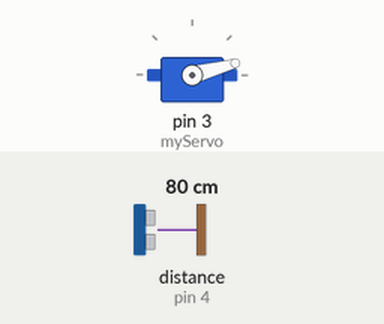
Recording of a sketch running on a simulated Arduino Uno, built with avr-gcc and run on an emulated ATmega328P. Shown: servo. Wiring (inferred from the names in the program): ultrasonic range finder: trigger pin 5; echo pin 4. The test bench sets the inputs (shaded band); at power-on: distance to the obstacle (sensor on pin 4) 80 cm. The echo pulse lasts 58.3 µs per cm; what the sketch prints to the serial monitor is not drawn.

Above: at 0.01 s.
1.3 s: distance to the obstacle (sensor on pin 4) set to 2 cm
At 2.1 s:
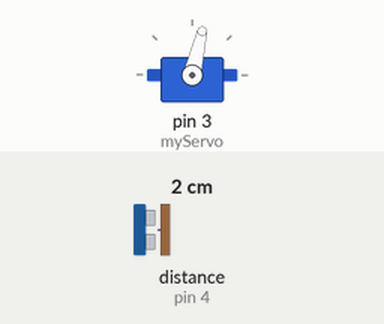
4.3 s: distance to the obstacle (sensor on pin 4) set to 299 cm
At 5.17 s:
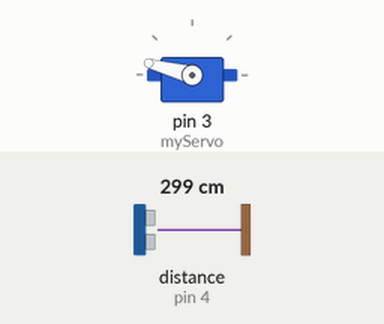
7.3 s: distance to the obstacle (sensor on pin 4) set to 4 cm
At 8.2 s:
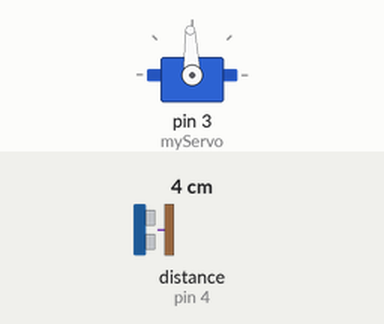
10.3 s: distance to the obstacle (sensor on pin 4) set to 35 cm
Timing chart, 0 to 14.3 s (numbered marks = the images above; inputs shaded):
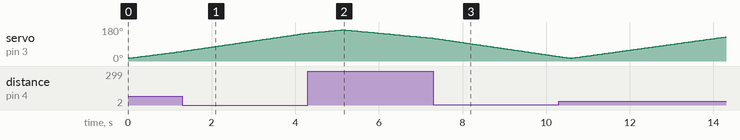

The sketch:

Arduino_Radar.ino
```cpp
// Arduino Radar Project
// Superb Tech
// www.youtube.com/superbtech


// Includes the Servo library
#include <Servo.h>.
// Defines Tirg and Echo pins of the Ultrasonic Sensor
const int trigPin = 5;
const int echoPin = 4;
// Variables for the duration and the distance
long duration;
int distance;
Servo myServo; // Creates a servo object for controlling the servo motor
void setup() {
  pinMode(trigPin, OUTPUT); // Sets the trigPin as an Output
  pinMode(echoPin, INPUT); // Sets the echoPin as an Input
  Serial.begin(9600);
  myServo.attach(3); // Defines on which pin is the servo motor attached
}
void loop() {
  // rotates the servo motor from 15 to 165 degrees
  for(int i=15;i<=165;i++){
  myServo.write(i);
  delay(30);
  distance = calculateDistance();// Calls a function for calculating the distance measured by the Ultrasonic sensor for each degree

  Serial.print(i); // Sends the current degree into the Serial Port
  Serial.print(","); // Sends addition character right next to the previous value needed later in the Processing IDE for indexing
  Serial.print(distance); // Sends the distance value into the Serial Port
  Serial.print("."); // Sends addition character right next to the previous value needed later in the Processing IDE for indexing
  }
  // Repeats the previous lines from 165 to 15 degrees
  for(int i=165;i>15;i--){
  myServo.write(i);
  delay(30);
  distance = calculateDistance();
  Serial.print(i);
  Serial.print(",");
  Serial.print(distance);
  Serial.print(".");
  }
}
// Function for calculating the distance measured by the Ultrasonic sensor
int calculateDistance(){

  digitalWrite(trigPin, LOW);
  delayMicroseconds(5);
  // Sets the trigPin on HIGH state for 10 micro seconds
  digitalWrite(trigPin, HIGH);
  delayMicroseconds(10);
  digitalWrite(trigPin, LOW);
  duration = pulseIn(echoPin, HIGH); // Reads the echoPin, returns the sound wave travel time in microseconds
  distance= duration*0.034/2;
  return distance;
}
```
